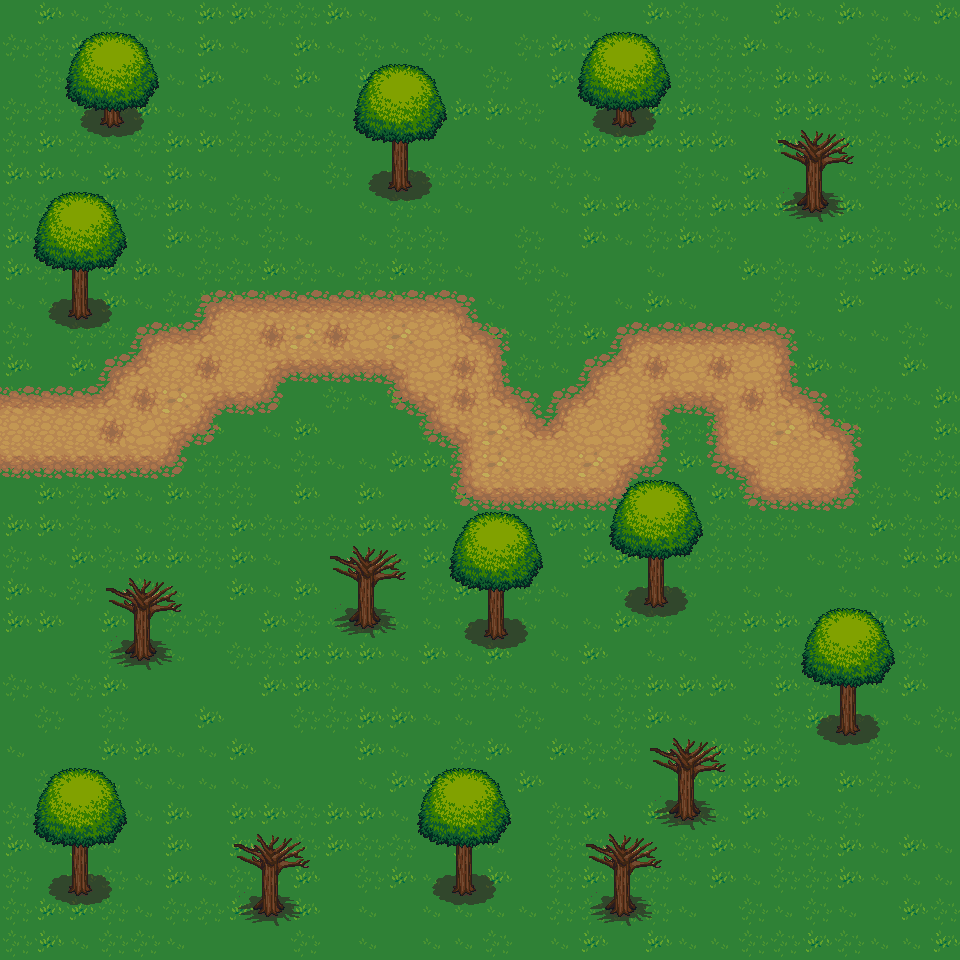

Tiled map render using the project's own tile images. Description and the map definition, with tile-layer contents summarised, below:
An orthogonal 30x30 tile map with 32x32 px tiles, 3 tile layers (Tile Layer 1, Tile Layer 2, Tile Layer 3), 5 tilesets.

<map version="1.0" tiledversion="1.1.5" orientation="orthogonal" renderorder="right-down" width="30" height="30" tilewidth="32" tileheight="32" infinite="0" nextobjectid="1">
 <tileset firstgid="1" source="../assets/Terrain.tsx" />
 <tileset firstgid="1025" source="../assets/treetop.tsx" />
 <tileset firstgid="1067" source="../assets/trunk.tsx" />
 <tileset firstgid="1085" source="../assets/house.tsx" />
 <tileset firstgid="1148" source="../assets/obj_misk_atlas.tsx" />
 <layer name="Tile Layer 1" width="30" height="30">
  <data>[900 cells, 900 non-empty, 4 distinct tile ids]</data>
 </layer>
 <layer name="Tile Layer 2" width="30" height="30">
  <data>[900 cells, 235 non-empty, 31 distinct tile ids]</data>
 </layer>
 <layer name="Tile Layer 3" width="30" height="30">
  <data>[900 cells, 99 non-empty, 12 distinct tile ids]</data>
 </layer>
</map>
